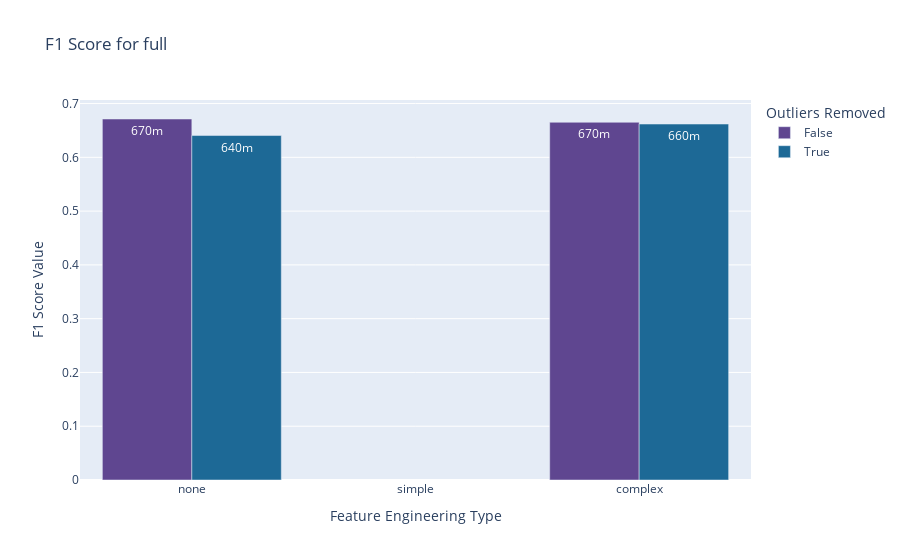
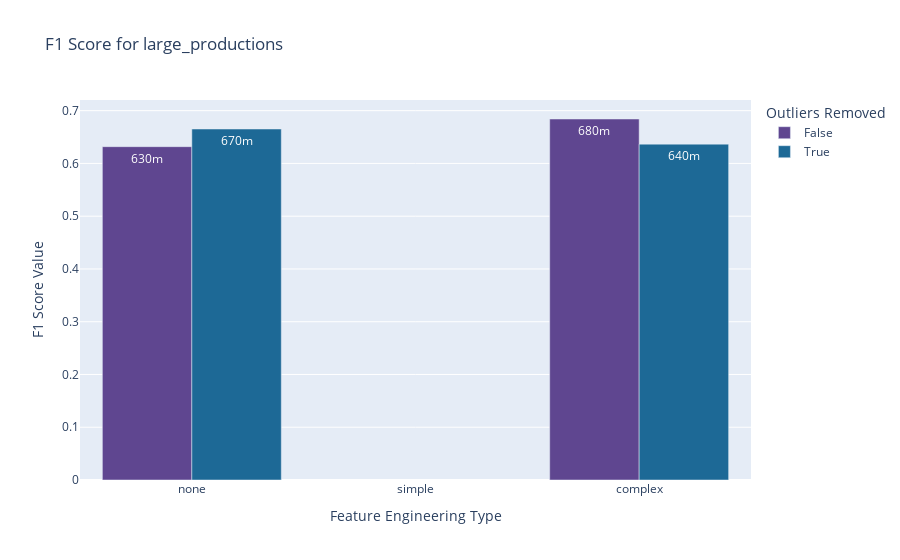
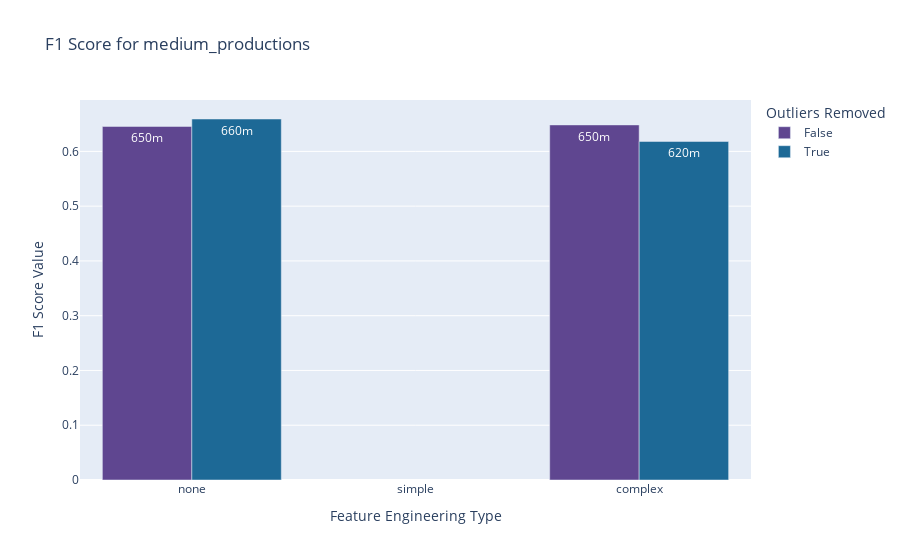
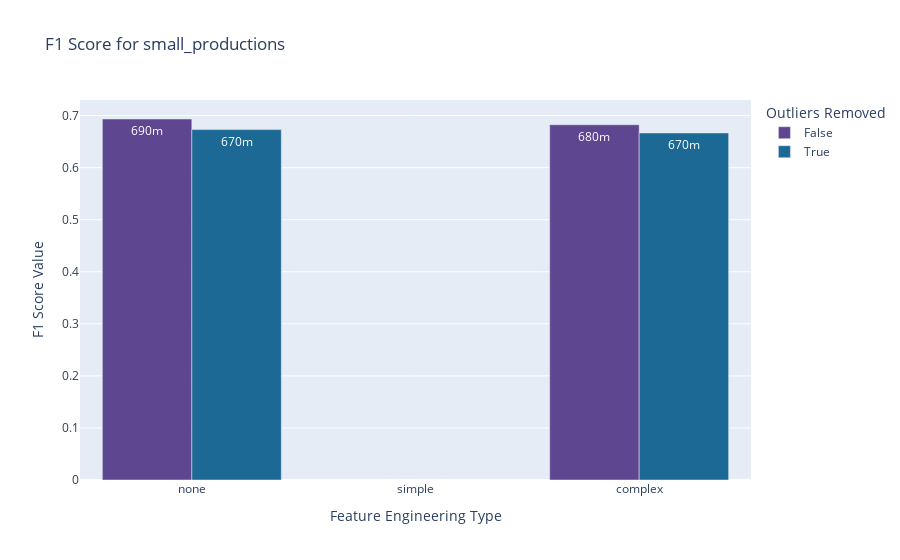

These figures' notebook cell, in order:
### Code cell
plot_one_metric_of_different_datasets_per_feature_engineering_outliers_with_plotly(experiment_df, problem_type='binary_classification', metric='F1 Score', metric_agg='max')

### Figure 1 — Plotly figure (JSON) as saved in the notebook; plotly's stock layout.template omitted (floating-point values rounded to 4 significant figures)
{"data": [{"alignmentgroup": "True", "hovertemplate": "Outliers Removed=False<br>Feature Engineering Type=%{x}<br>F1 Score Value=%{text}<extra></extra>", "legendgroup": "False", "marker": {"color": "rgb(95, 70, 144)", "pattern": {"shape": ""}}, "name": "False", "offsetgroup": "False", "orientation": "v", "showlegend": true, "text": [0.6652, 0.6713], "textposition": "inside", "texttemplate": "%{text:.2s}", "type": "bar", "x": ["complex", "none"], "xaxis": "x", "y": [0.6652, 0.6713], "yaxis": "y"}, {"alignmentgroup": "True", "hovertemplate": "Outliers Removed=True<br>Feature Engineering Type=%{x}<br>F1 Score Value=%{text}<extra></extra>", "legendgroup": "True", "marker": {"color": "rgb(29, 105, 150)", "pattern": {"shape": ""}}, "name": "True", "offsetgroup": "True", "orientation": "v", "showlegend": true, "text": [0.6619, 0.6405], "textposition": "inside", "texttemplate": "%{text:.2s}", "type": "bar", "x": ["complex", "none"], "xaxis": "x", "y": [0.6619, 0.6405], "yaxis": "y"}], "layout": {"barmode": "group", "legend": {"title": {"text": "Outliers Removed"}, "tracegroupgap": 0}, "showlegend": true, "title": {"text": "F1 Score for full"}, "xaxis": {"anchor": "y", "categoryarray": ["none", "simple", "complex"], "categoryorder": "array", "domain": [0, 1], "title": {"text": "Feature Engineering Type"}}, "yaxis": {"anchor": "x", "domain": [0, 1], "title": {"text": "F1 Score Value"}}}}

### Figure 2 — Plotly figure (JSON) as saved in the notebook; plotly's stock layout.template omitted (floating-point values rounded to 4 significant figures)
{"data": [{"alignmentgroup": "True", "hovertemplate": "Outliers Removed=False<br>Feature Engineering Type=%{x}<br>F1 Score Value=%{text}<extra></extra>", "legendgroup": "False", "marker": {"color": "rgb(95, 70, 144)", "pattern": {"shape": ""}}, "name": "False", "offsetgroup": "False", "orientation": "v", "showlegend": true, "text": [0.6842, 0.6318], "textposition": "inside", "texttemplate": "%{text:.2s}", "type": "bar", "x": ["complex", "none"], "xaxis": "x", "y": [0.6842, 0.6318], "yaxis": "y"}, {"alignmentgroup": "True", "hovertemplate": "Outliers Removed=True<br>Feature Engineering Type=%{x}<br>F1 Score Value=%{text}<extra></extra>", "legendgroup": "True", "marker": {"color": "rgb(29, 105, 150)", "pattern": {"shape": ""}}, "name": "True", "offsetgroup": "True", "orientation": "v", "showlegend": true, "text": [0.6366, 0.6652], "textposition": "inside", "texttemplate": "%{text:.2s}", "type": "bar", "x": ["complex", "none"], "xaxis": "x", "y": [0.6366, 0.6652], "yaxis": "y"}], "layout": {"barmode": "group", "legend": {"title": {"text": "Outliers Removed"}, "tracegroupgap": 0}, "showlegend": true, "title": {"text": "F1 Score for large_productions"}, "xaxis": {"anchor": "y", "categoryarray": ["none", "simple", "complex"], "categoryorder": "array", "domain": [0, 1], "title": {"text": "Feature Engineering Type"}}, "yaxis": {"anchor": "x", "domain": [0, 1], "title": {"text": "F1 Score Value"}}}}

### Figure 3 — Plotly figure (JSON) as saved in the notebook; plotly's stock layout.template omitted (floating-point values rounded to 4 significant figures)
{"data": [{"alignmentgroup": "True", "hovertemplate": "Outliers Removed=False<br>Feature Engineering Type=%{x}<br>F1 Score Value=%{text}<extra></extra>", "legendgroup": "False", "marker": {"color": "rgb(95, 70, 144)", "pattern": {"shape": ""}}, "name": "False", "offsetgroup": "False", "orientation": "v", "showlegend": true, "text": [0.6483, 0.6455], "textposition": "inside", "texttemplate": "%{text:.2s}", "type": "bar", "x": ["complex", "none"], "xaxis": "x", "y": [0.6483, 0.6455], "yaxis": "y"}, {"alignmentgroup": "True", "hovertemplate": "Outliers Removed=True<br>Feature Engineering Type=%{x}<br>F1 Score Value=%{text}<extra></extra>", "legendgroup": "True", "marker": {"color": "rgb(29, 105, 150)", "pattern": {"shape": ""}}, "name": "True", "offsetgroup": "True", "orientation": "v", "showlegend": true, "text": [0.6181, 0.6591], "textposition": "inside", "texttemplate": "%{text:.2s}", "type": "bar", "x": ["complex", "none"], "xaxis": "x", "y": [0.6181, 0.6591], "yaxis": "y"}], "layout": {"barmode": "group", "legend": {"title": {"text": "Outliers Removed"}, "tracegroupgap": 0}, "showlegend": true, "title": {"text": "F1 Score for medium_productions"}, "xaxis": {"anchor": "y", "categoryarray": ["none", "simple", "complex"], "categoryorder": "array", "domain": [0, 1], "title": {"text": "Feature Engineering Type"}}, "yaxis": {"anchor": "x", "domain": [0, 1], "title": {"text": "F1 Score Value"}}}}

### Figure 4 — Plotly figure (JSON) as saved in the notebook; plotly's stock layout.template omitted (floating-point values rounded to 4 significant figures)
{"data": [{"alignmentgroup": "True", "hovertemplate": "Outliers Removed=False<br>Feature Engineering Type=%{x}<br>F1 Score Value=%{text}<extra></extra>", "legendgroup": "False", "marker": {"color": "rgb(95, 70, 144)", "pattern": {"shape": ""}}, "name": "False", "offsetgroup": "False", "orientation": "v", "showlegend": true, "text": [0.6825, 0.6935], "textposition": "inside", "texttemplate": "%{text:.2s}", "type": "bar", "x": ["complex", "none"], "xaxis": "x", "y": [0.6825, 0.6935], "yaxis": "y"}, {"alignmentgroup": "True", "hovertemplate": "Outliers Removed=True<br>Feature Engineering Type=%{x}<br>F1 Score Value=%{text}<extra></extra>", "legendgroup": "True", "marker": {"color": "rgb(29, 105, 150)", "pattern": {"shape": ""}}, "name": "True", "offsetgroup": "True", "orientation": "v", "showlegend": true, "text": [0.6667, 0.6731], "textposition": "inside", "texttemplate": "%{text:.2s}", "type": "bar", "x": ["complex", "none"], "xaxis": "x", "y": [0.6667, 0.6731], "yaxis": "y"}], "layout": {"barmode": "group", "legend": {"title": {"text": "Outliers Removed"}, "tracegroupgap": 0}, "showlegend": true, "title": {"text": "F1 Score for small_productions"}, "xaxis": {"anchor": "y", "categoryarray": ["none", "simple", "complex"], "categoryorder": "array", "domain": [0, 1], "title": {"text": "Feature Engineering Type"}}, "yaxis": {"anchor": "x", "domain": [0, 1], "title": {"text": "F1 Score Value"}}}}
